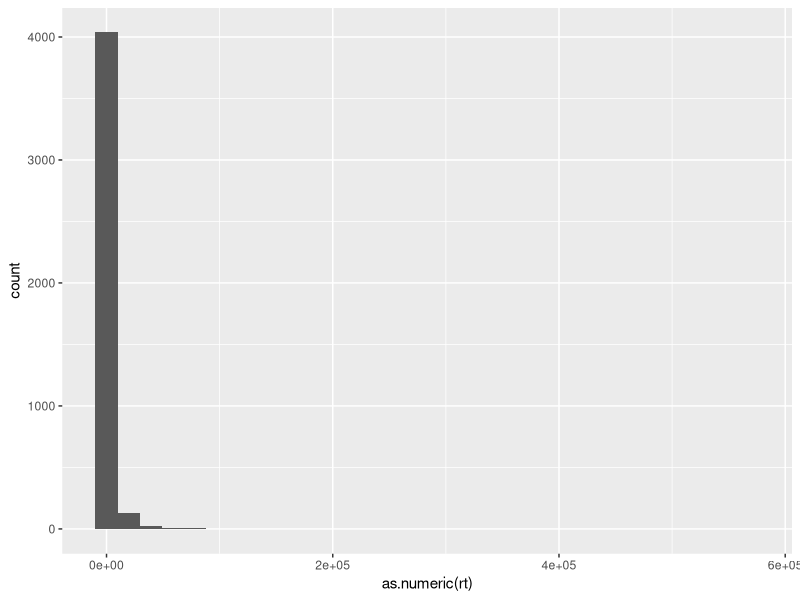

Recreate this plot in R. (Note: this script raises an error after producing the figure.)
## ---- chunk 1
library(tidyverse)
## ---- chunk 2
sona_data = read.csv("../data/savic-rhyming-sona.csv") %>%
  select(-sona_id) %>% mutate(data_source = "sona")

# repeat for prolific

prolific_data = read.csv ("../data/savic-rhyming-prolific.csv") %>%
  select(-PROLIFIC_PID) %>% mutate(data_source = "prolific")

## ---- chunk 3
prolific_data <- prolific_data %>% select(names(sona_data))
final_data = rbind(sona_data, prolific_data) %>%
 mutate(rt = as.numeric(rt),
        relatedness = as.factor(relatedness),
        condition = as.factor(condition))%>%
  mutate(condition = fct_recode(condition, 
                                "non-rhyming" = "1",
                               "rhyming" = "2"))
## ---- chunk 4
nrow(final_data)
ncol(final_data)
## ---- chunk 5
final_data%>% group_by(ID)%>% count()
## ---- chunk 6
final_data = rbind(sona_data, prolific_data) %>%
mutate(condition = as.factor(condition),
  relatedness= as.factor(relatedness))
  
levels(final_data$condition)
levels(final_data$relatedness)
## ---- chunk 7
ggplot(data = final_data) +
  geom_histogram(mapping = aes (x = as.numeric(rt)))

range(as.numeric(prereg$rt))

## ---- chunk 8
prereg %>%
  pull(ID) %>% unique () %>% length

prereg %>% 
  filter(typeoftrial == "target") %>%
  group_by(ID) %>% 
  count()

## ---- chunk 9
attention_trials= prereg%>% 
  filter(typeoftrial == "attention") %>% 
  ##filter(condition == "1") %>%
  select(ID, response, novel1, novel2, correct) %>% 
    rowwise() %>%
  mutate(response = ifelse(is.na(response), "blank", response)) %>%
  mutate(across(c(novel1, novel2), ~ replace_na(., "NOT_FOUND"))) %>% 
  mutate(edit_novel1 = adist(novel1, response),
         edit_novel2 = adist(novel2, response)) %>% 
  mutate(revised_correct = ifelse(edit_novel1 <= 2 |
                                    edit_novel2 <= 2,
                                    1, 0),
          mismatch = ifelse(correct == revised_correct, 0, 1)) %>%
  ungroup()
## ---- chunk 10
attention_trials  %>% 
  summarize(mean_accuracy = mean(revised_correct), 
            sd_accuracy = sd(revised_correct))

## summarize participant accuracy 
subject_attention_accuracy = attention_trials  %>% 
  group_by(ID)  %>% 
  summarize(mean_accuracy = mean(revised_correct))

# find IDs with less than 75% accuracy
low_acc_IDs = subject_attention_accuracy  %>% 
  filter(mean_accuracy < 0.75)  %>% 
  pull(ID)
## ---- chunk 11
priming_data = prereg %>% filter(typeoftrial == "target") %>% 
  select (ID, rt, condition, relatedness, prime, response, type, correct, block_number, target, correct_key) %>% 
  filter(!is.na(rt), rt> 200, rt< 1500, correct == "true", block_number == 1) %>% 
  filter(relatedness %in% c("related", "unrelated")) %>%
  filter(!ID %in% low_acc_IDs)

## ---- chunk 12
priming_data %>%
  group_by(condition, relatedness) %>%
  summarise(mean_rt = mean(rt)) %>%
  ggplot() +
  geom_col(mapping= aes(x= condition, y= mean_rt, 
                        group= relatedness, fill= relatedness),
           position = "dodge") +
  theme_bw() +
  scale_fill_manual(values = c("firebrick2", "lightblue"))
## ---- chunk 13
library(lmerTest)

rt_model = lmer(data = priming_data, rt~ relatedness*condition + (1|ID))
## ---- chunk 14
car::Anova(rt_model)
nobs(rt_model)
# load packages
check_model(rt_model)
